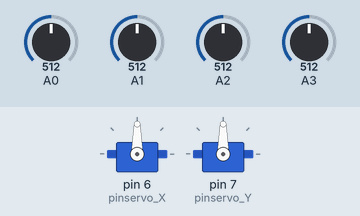
Recording of a sketch running on a simulated Arduino Uno, built with avr-gcc and run on an emulated ATmega328P. Shown: 2 × servo. Inputs (shaded band) come from the test bench; at power-on: A0 = 512, A1 = 512, A2 = 512, A3 = 512. What the sketch prints to the serial monitor is not drawn.

Above: at 2.2 s.
2.3 s: A0 set to 705
4.4 s: A0 set to 728
At 4.64 s:
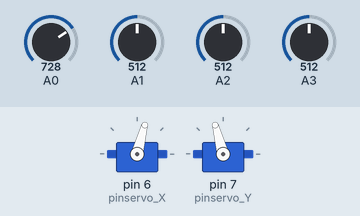
At 6.8 s:
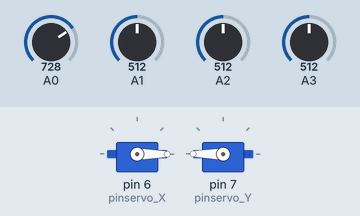
7.4 s: A1 set to 102
9.4 s: A1 set to 86
At 12.0 s:
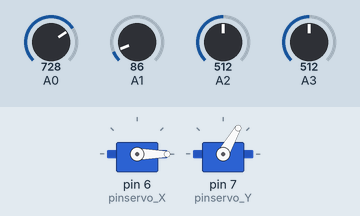
12.4 s: A1 set to 481
15.4 s: A1 set to 505
At 15.78 s:
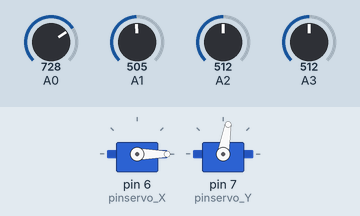
Timing chart, 0 to 19.0 s (numbered marks = the images above; inputs shaded):
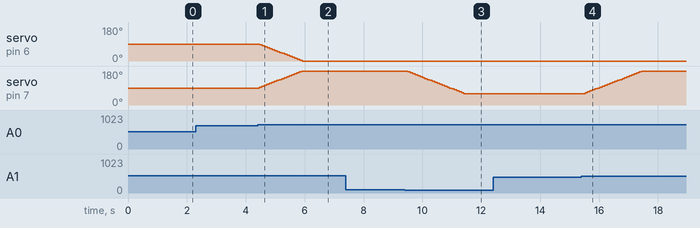

Measured:
- the behaviour switches between 712 and 713 on A0 (found by bisection; images 0 and 1)
- the behaviour switches between 96 and 95 on A1 (found by bisection; images 2 and 3)
- the behaviour switches between 496 and 497 on A1 (found by bisection; images 3 and 4)
- after the input at 2.3 s, every drawn part: stays the same
- after the input at 4.4 s, servo on pin 6 (pinservo_X): moves from 90° to 0° over 1.4 s, starting after 0.07 s; servo on pin 7 (pinservo_Y): moves from 90° to 180° over 1.4 s, starting after 0.06 s
- after the input at 7.4 s, every drawn part: stays the same
- after the input at 9.4 s, servo on pin 7 (pinservo_Y): moves from 180° to 60° over 1.9 s, starting after 0.11 s
- after the input at 12.4 s, every drawn part: stays the same
- after the input at 15.4 s, servo on pin 7 (pinservo_Y): moves from 60° to 180° over 1.9 s, starting after 0.12 s

The sketch:

seguidor_solar.ino
```cpp
//vamos a hacer un seguidor solar// este va a ser el codigo
#include <Servo.h>
Servo servo_X;
Servo servo_Y;

//////////////pines/////////////////
byte pinservo_X = 6; // byte: 0 - 255
byte pinservo_Y = 7;
int pulsomin = 800;
int pulsomax = 2400;
///byte gradosmax = 120;

//////////////variables///////////////////////
int angulo_servo_X = 90;
int angulo_servo_Y = 90;

///pines ldr//
//no hace falta arrancarlos
///variables
int arriba_derecha = 0;
int arriba_izquierda = 0;
int abajo_derecha = 0;
int abajo_izquierda = 0;
///orden previsto: arriba derecha, arriba izquierda, abajo derecha, abajo izquierda
///verificaremos despues en el codigo

int arriba = 0;
int abajo = 0;
int derecha = 0;
int izquierda = 0;
int margen = 100;
String mensajes[4] = {"arr_der ", " arr_izqu ", " aba_der ", " aba_izqu "};

void setup() {
  Serial.begin(9600);
  servo_X.attach(pinservo_X, pulsomin, pulsomax);
  servo_Y.attach(pinservo_Y, pulsomin, pulsomax);
  servo_X.write(90);///90 abajo
  servo_Y.write(90);///90 abajo
  delay(1000);
}

void loop() {
  leerldrs();
  mostrarpantalla();
  decirdirmover();
  //delay(1000);
  /*test_eje_X();
  test_eje_Y();*/
}

void leerldrs() {
  arriba_derecha = analogRead(2);
  arriba_izquierda = analogRead(3);
  abajo_derecha = analogRead(0);
  abajo_izquierda = analogRead(1);
  ///este es mi orden testeado con el monitor serie
  sumar();
}
void sumar() {
  margen = 200;///valor umbral para mvernos o no, variaciones minimas nos dan igual
  ////empezamos con las sumas
  arriba = arriba_derecha + arriba_izquierda;
  abajo = abajo_derecha + abajo_izquierda;
  derecha = arriba_derecha + abajo_derecha;
  izquierda = arriba_izquierda + abajo_izquierda;
}

void decirdirmover() {
  ////empezamos con las comparaciones
  if (arriba > abajo) {
    if ((arriba - abajo) > margen) {
      subir();
    } else {
      quieto();
    }///depende del codigo lo usaremos o no
  } else if (abajo > arriba) { ///abajo mayor que arriba
    if ((abajo - arriba) > margen) {
      bajar();
    } else {
      quieto();
    }///depende del codigo lo usaremos o no
  } else {};

  if (derecha > izquierda) {
    if ((derecha - izquierda) > margen) {
      girarderecha();
    } else {
      quietogiro();
    }
  } else if (izquierda > derecha) { ///izquierda > derecha
    if ((izquierda - derecha) > margen) {
      girarizquierda();
    } else {
      quietogiro();
    }
  } else {}
  ///delay(20);
}//fin del decirdirmover

void mostrarpantalla() {
  ///String mensajes[4] = {"arriba_derecha ", " arriba_izquierda ", " abajo_derecha ", " abajo_izquierda "};

  Serial.print(mensajes[0]);//en programacion el cero es el uno nuestro
  Serial.print(arriba_derecha);///variable
  Serial.print(mensajes[1]);
  Serial.print(arriba_izquierda);
  Serial.print(mensajes[2]);
  Serial.print(abajo_derecha);
  Serial.print(mensajes[3]);
  Serial.print(abajo_izquierda);
}

////necesario para saber que valores son cada lado
void test_eje_X() {
  servo_X.write(90);
  delay(1000);
  servo_X.write(45);///45 izquierda
  delay(1000);
  servo_X.write(0);///45 izquierda
  delay(1000);
}
void test_eje_Y() {
  servo_Y.write(90);///90 abajo
  delay(1000);
  servo_Y.write(45);////45 arriba
  delay(1000);
  servo_Y.write(0);////45 arriba
  delay(1000);
}

///funciones que definen movimientos
///nos da igual ahora que sea un servo, un actuador lineal, vete a saber
///hecho aqui para servo
void subir() {
  angulo_servo_Y = angulo_servo_Y-5;
  if (angulo_servo_Y < 60) {///limites de recorrido
    angulo_servo_Y = 60;
  }
  servo_Y.write(angulo_servo_Y);
  Serial.print( "subiendo ");
  Serial.print(angulo_servo_Y);
}
void bajar() {
  angulo_servo_Y = angulo_servo_Y+5;
  if (angulo_servo_Y > 180) {
    angulo_servo_Y = 180;
  }
  servo_Y.write(angulo_servo_Y);
  Serial.print(" bajando ");
  Serial.print(angulo_servo_Y);
}
void quieto() {
  Serial.print(" quieto ");
}

void girarizquierda() {
  angulo_servo_X = angulo_servo_X+5;
  if (angulo_servo_X > 180) {
    angulo_servo_X = 180;
  }
  servo_X.write(angulo_servo_X);
  Serial.print(" girando izquierda");
  Serial.println(angulo_servo_X);///con salto de linea
}
void girarderecha() {
  angulo_servo_X = angulo_servo_X-5;
  if (angulo_servo_X < 0) {
    angulo_servo_X = 0;
  }
  servo_X.write(angulo_servo_X);
  Serial.print(" girando derecha ");///con salto de linea
  Serial.println(angulo_servo_X);///con salto de linea
}
void quietogiro() { //pueden haber dos saltos de linea, no me gusta
  Serial.println(" quieto_giro ");///con salto de linea
}
///la salida prevista formateada sera
//pos valor pos valor pos valor pos valor decision  decision
```
